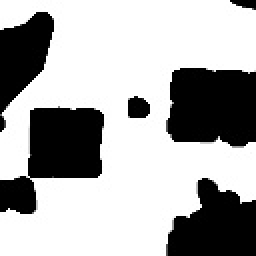
#> input picture images/0.jpg, 128 x 128 px, found by its file name (shown 2 times larger); its folder holds only this picture in this run
$ jupyter execute --allow-errors rrt_implement.ipynb
#> lines starting #> are read from the running program, lines starting #| are printed output that depends on the picture
#> further down, image_path is the input picture: shape (128, 128, 3); min 0, max 255, mean 171.6
[cell 1]
import numpy as np
import matplotlib.pyplot as plt
import random
from matplotlib.pyplot import rcParams
import csv
import cv2

class treeNode():
    def __init__(self, locationX, locationY):
        self.locationX = locationX                #X Location
        self.locationY = locationY                #Y Location
        self.children = []                        #children list
        self.parent = None                        #parent node reference

#RRT Star Algorithm class
class RRTStarAlgorithm():
    def __init__(self, start, goal, numIterations, grid, stepSize, image_number):
        self.randomTree = treeNode(start[0], start[1])          #The RRT (root position) (has 0 cost)
        self.goal = treeNode(goal[0], goal[1])                  #goal position (initialize to a high cost)
#> `plt.pause(2)`:
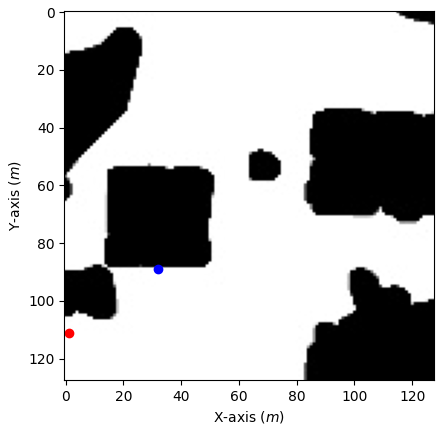
#> figure drawn by matplotlib, 1 panel
        self.nearestNode = None                                 #nearest node
        self.iterations = min(numIterations, 700)               #number of iterations to run
        self.grid = grid                                        #the map
        self.rho = stepSize                                     #length of each branch
        self.nearestDist = 10000                                #distance to nearest node (initialize with large)
        self.numWaypoints = 0                                   #number of waypoints
        self.Waypoints = []                                     #the waypoints
        self.searchRadius = self.rho*2                          #the radius to search for finding neighbouring vertices
        self.neighbouringNodes = []                             #neighbouring nodes
        self.goalArray = np.array([goal[0],goal[1]])            #goal as an array
        self.goalCosts = [10000]                                #the costs to the goal (ignore first value)
        self.image_number = image_number


    #add the node to the nearest node, and add goal if necessary (TODO--------)
    def addChild(self, treeNode):
        if (treeNode.locationX == self.goal.locationX):
            #append goal to nearestNode's children
            self.nearestNode.children.append(self.goal)
            #and set goal's parent to nearestNode
            self.goal.parent = self.nearestNode
        else:
            #append this node to nearestNode's children
            self.nearestNode.children.append(treeNode)
            #set the parent to nearestNode
            treeNode.parent = self.nearestNode

    #sample random point within grid limits (DONE)
    def sampleAPoint(self):
        x = random.randint(1, grid.shape[1])
        y = random.randint(1, grid.shape[0])
        point = np.array([x, y])
        return point

    #steer a distance stepSize from start location to end location (keep in mind the grid limits) (DONE)
    def steerToPoint(self, locationStart, locationEnd):
        offset = self.rho*self.unitVector(locationStart, locationEnd)
        point = np.array([locationStart.locationX + offset[0], locationStart.locationY + offset[1]])
        if point[0] >= grid.shape[1]:
            point[0] = grid.shape[1]-1
        if point[1] >= grid.shape[0]:
            point[1] = grid.shape[0]-1
        return point

    #check if obstacle lies between the start and end point of the edge (DONE)
    def isInObstacle(self, locationStart, locationEnd):
        u_hat = self.unitVector(locationStart, locationEnd)
        testPoint = np.array([0.0, 0.0])
        dist = self.distance(locationStart, locationEnd)
        # Check if dist is NaN
        if np.isnan(dist):
            return False
        for i in range(int(dist)):
            testPoint[0] = min(grid.shape[1]-1, locationStart.locationX + i*u_hat[0])
            testPoint[1] = min(grid.shape[0]-1,locationStart.locationY + i*u_hat[1])
            if self.grid[round(testPoint[1]),round(testPoint[0])] == 0:
                return True
        return False

    #find the unit vector between 2 locations (DONE)
    def unitVector(self, locationStart, locationEnd):
        v = np.array([locationEnd[0] - locationStart.locationX, locationEnd[1] - locationStart.locationY])
        u_hat = v/np.linalg.norm(v)
        return u_hat

    #find the nearest node from a given (unconnected) point (Euclidean distance) (TODO--------)
    def findNearest(self, root, point):
        if not root:
            return
        #find distance between root and point use distance method,
        distance_to_nearest = self.distance(root, point)
        #if it's lower than or equal to nearestDist then
        if distance_to_nearest <= self.nearestDist:
            #update nearestNode to root
            self.nearestNode = root
            #update nearestDist to the distance from line 84
            self.nearestDist = distance_to_nearest
        #recursive call
        for child in root.children:
            self.findNearest(child, point)

    #find neighbouring nodes (TODO--------)
    def findNeighbouringNodes(self,root,point):
        if not root:
            return
        #find distance between root and point (dist)
        distance_root_point = self.distance(root, point)
        #add root to neighbouringNodes if dist is less than or equal to searchRadius
        if distance_root_point <= self.searchRadius:
            self.neighbouringNodes.append(root)
        #recursive call
        for child in root.children:
            self.findNeighbouringNodes(child, point)

    #find euclidean distance between a node and an XY point (DONE)
    def distance(self, node1, point):
        dist = np.sqrt((node1.locationX - point[0])**2 + (node1.locationY - point[1])**2)
        return dist

    #check if the goal is within stepsize (rho) distance from point, return true if so otherwise false (TODO--------)
    def goalFound(self,point):
        if self.distance(self.goal, point) <= self.rho:
            return True
        return False

    #reset: set nearestNode to None, nearestDistance to 10K and neighbouringNodes to empty array
    def resetNearestValues(self):
        self.nearestNode = None
        self.nearestDist = 10000
        self.neighbouringNodes = []

    #trace the path from goal to start, since have to reset if called many times, do this iteratively (TODO--------)
    def retracePath(self):
        self.numWaypoints = 0
        self.Waypoints = []
        goalCost = 0
        goal = self.goal
        while goal.locationX != self.randomTree.locationX:
            self.numWaypoints += 1
            # goal = np.array([goal.locationX, goal.locationY])
            self.Waypoints.insert(0, np.array([goal.locationX, goal.locationY]))
            goalCost += self.distance(goal.parent, np.array([goal.locationX, goal.locationY]))
            goal = goal.parent  #set the node to it's parent
        self.goalCosts.append(goalCost)
        output_file = r"C:\Users\sachi\Planning\Deep-RRT-Star-Implementation\output2.csv"

        with open(output_file, 'a', newline='') as file:
            writer = csv.writer(file)
            if file.tell() == 0: # Checks if the file is empty
                writer.writerow(['current_x', 'current_y', 'index_start', 'index_goal', 'image_number'])
            index_start = self.row_number
            index_goal = index_start + len(rrtStar.Waypoints) - 2
            for i in range(len(rrtStar.Waypoints)-1):
                current_x, current_y = rrtStar.Waypoints[i][0], rrtStar.Waypoints[i][1]
                if i == 0:
                    writer.writerow([start_x, start_y, index_start, index_goal, image_number])
                elif i == len(rrtStar.Waypoints)-2:
                    writer.writerow([goal_x, goal_y])
                else:
                    writer.writerow([current_x, current_y])
                self.row_number += 1
        return self.row_number

    #find unique path length from root of a node (cost) (DONE)
    def findPathDistance(self, node):
        costFromRoot = 0
        currentNode = node
        while currentNode and currentNode.parent and currentNode.locationX != self.randomTree.locationX:
                parent_location = np.array([currentNode.parent.locationX, currentNode.parent.locationY])
                costFromRoot += self.distance(currentNode, parent_location)
                currentNode = currentNode.parent
                if currentNode is None or currentNode.parent is None:
                    return 0
        return costFromRoot

[cell 2]
file_path = r"C:\Users\sachi\Planning\Deep-RRT-Star-Implementation\data_amend\new_points.csv"

#> (the rest of this cell did not finish here and is left out)
